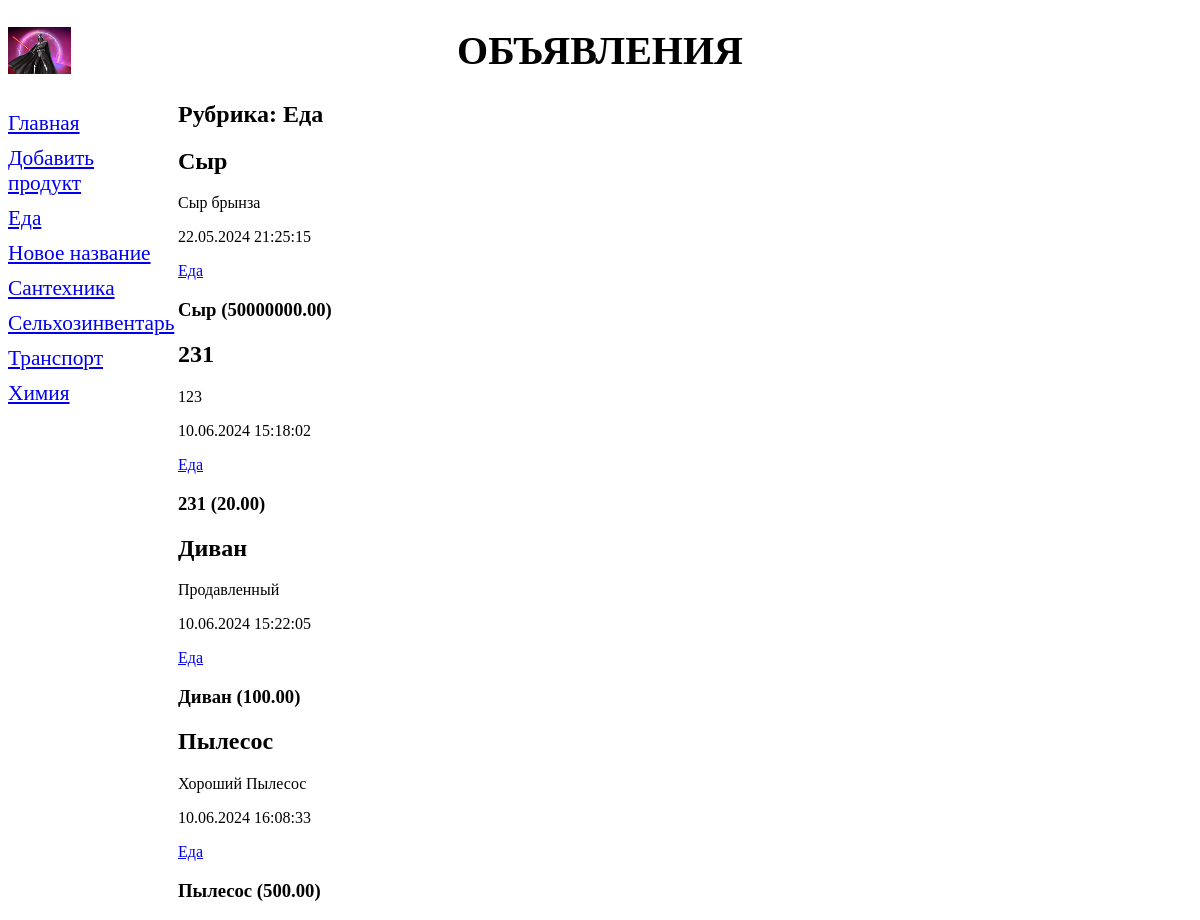
Screenshot of /bboard/1/ with the database file from the repository.
### bboard/models.py (models this page shows, shortened)
class Rubric(models.Model):
    name = models.CharField(max_length=20, db_index=True, verbose_name='Название')
    def get_absolute_url(self):
        return "/bboard/%s/" % self.pk
    class Meta:
        verbose_name_plural = 'Рубрики'
        verbose_name = 'Рубрика'
        ordering = ['name']

class Bb(models.Model):
    class Kinds(models.TextChoices):
        BUY = 'b', "Куплю"
        SELL = 's', "Продам"
        EXCHANGE = 'c', "Обменяю"
        RENT = 'r'
    kind = models.CharField(max_length=1, choices=Kinds.choices, default=Kinds.SELL)
    rubric = models.ForeignKey(Rubric, null=True, on_delete=models.PROTECT, verbose_name='Рубрика')
    title = models.CharField(max_length=50, verbose_name='Товар')
    content = models.TextField(null=True, blank=True, verbose_name='Описание')
    price = models.FloatField(null=True, blank=True, verbose_name='Цена')
    published = models.DateTimeField(verbose_name='Опубликованно')
    def title_and_price(self):
        if self.price:
            return '%s (%.2f)' % (self.title, self.price)
        else:
            return self.title
    title_and_price.short_description = 'Название и цена'
    class Meta:
        verbose_name_plural = 'Объявления'
        verbose_name = 'Объявление'
        ordering = ['rubric']

### bboard/views.py (the view)
# urls.py: path('<int:rubric_id>/', by_rubric, name="by_rubric"),
def by_rubric(request, rubric_id):
    bbs = Bb.objects.filter(rubric=rubric_id)
    rubrics = Rubric.objects.all()
    current_rubric = get_object_or_404(Rubric, pk=rubric_id)
    context = {'bbs': bbs, 'rubrics': rubrics, 'current_rubric': current_rubric}
    return render(request, 'bboard/by_rubric.html', context)

### bboard/templates/bboard/by_rubric.html (shortened to what this page needs)
{% extends "layout/basic.html" %}
{% block content %}
    <h1>Рубрика: {{ current_rubric.name }}</h1>
    {% for bb in bbs %}
        <div>
            <h2>{{ bb.title }}</h2>
            <p>{{ bb.content }}</p>
            <p>{{ bb.published|date:"d.m.Y H:i:s" }}</p>
            <a href="{{ bb.rubric.get_absolute_url }}">{{ bb.rubric.name }}</a>
            <h3>{{ bb.title_and_price }}</h3>
        </div>
    {% endfor %}
{% endblock %}

### bboard/templates/layout/basic.html (shortened to what this page needs)
{% load static %}
<!DOCTYPE html>
<html>
    <head>
        <link rel="stylesheet" type="text/css" href="{% static 'bboard/style.css' %}">
      </head>
      <body>
        <header>
            <h1>Объявления</h1>
        </header>
        <nav>
            <a href="{% url 'index' %}">Главная</a>
            <a href="{% url 'add' %}">Добавить продукт</a>
            {% for rubric in rubrics %}
                <a href="{% url 'by_rubric' rubric.pk %}">{{ rubric.name }}</a>
            {% endfor %}
        </nav>
        <section>
            {% block content %}
            {% endblock %}
        </section>
      </body>
</html>

### bboard/static/bboard/style.css (style rules this page uses)
header h1 { font-size: 40px; text-transform: uppercase; text-align: center; background: url("logo.png") left / auto 100% no-repeat; }
nav { font-size: 16pt; width: 150px; float: left; }
nav a { display: block; margin: 10px 0px; }
section { margin-left: 170px; }

### rows the page displays
Rubric: name "Еда"
Rubric: name "Новое название"
Rubric: name "Сантехника"
Rubric: name "Сельхозинвентарь"
Rubric: name "Транспорт"
Rubric: name "Химия"
Bb: title "Сыр", content "Сыр брынза", published "22.05.2024 21:25:15", rubric.name "Еда", title_and_price "Сыр (50000000.00)"
Bb: title "231", content "123", published "10.06.2024 15:18:02", rubric.name "Еда", title_and_price "231 (20.00)"
Bb: title "Диван", content "Продавленный", published "10.06.2024 15:22:05", rubric.name "Еда", title_and_price "Диван (100.00)"
Bb: title "Пылесос", content "Хороший Пылесос", published "10.06.2024 16:08:33", rubric.name "Еда", title_and_price "Пылесос (500.00)"
